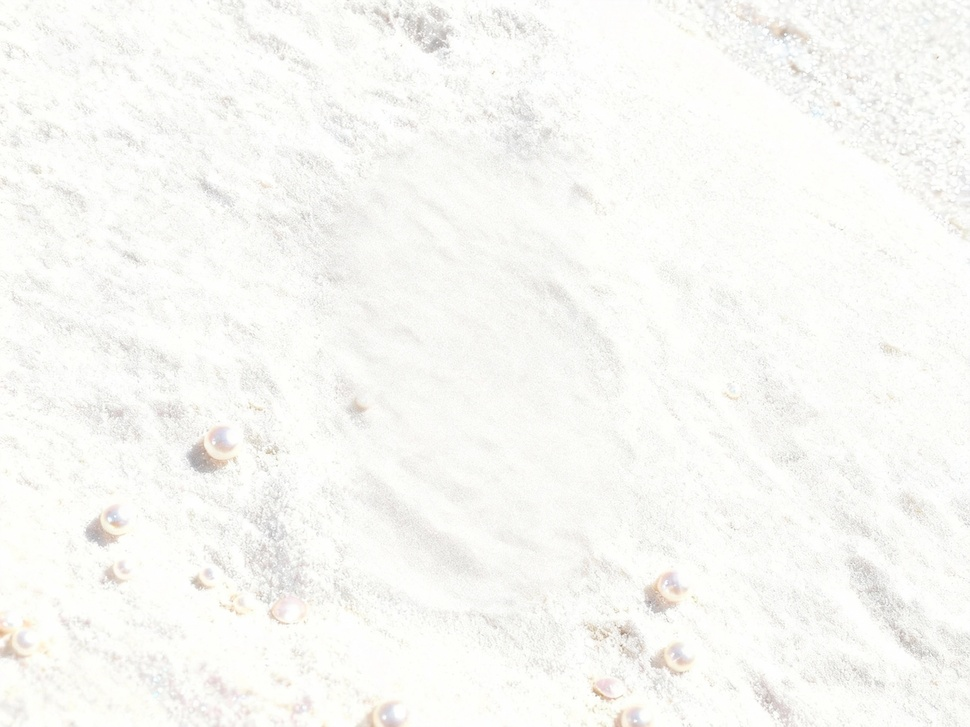
#> input picture backend/back.jpg, 970 x 727 px, shrunk from 2304 x 1728 before the run; its folder holds only this picture in this run
$ python -i split_images.py   (imports and definitions only)
#> lines starting #> are read from the running program, lines starting #| are printed output that depends on the picture
#!/usr/bin/env python3
# -*- coding: utf-8 -*-
"""
图片切分脚本
将imgs目录下的四格PNG图片切分成四张单独的图片，保存到new-imgs目录
"""

import os
from PIL import Image


def split_image(image_path, output_dir):
    """
    将图片切分成2x2的四张图片

    Args:
        image_path: 输入图片路径
        output_dir: 输出目录路径
    """
#> called with image_path = '../back.jpg', output_dir = 'out.png'
    try:
        # 打开图片
        img = Image.open(image_path)
#> img is the input picture: PIL image 970x727 RGB; mean R, G, B 248.5, 248.6, 244.8
        width, height = img.size
#> width = 970; height = 727

        # 计算每张切分图片的尺寸
        half_width = width // 2
#> half_width = 485
        half_height = height // 2
#> half_height = 363

        # 获取原文件名（不含扩展名）
        base_name = os.path.splitext(os.path.basename(image_path))[0]

        # 切分成四张图片
        # 左上角 (0, 0)
        top_left = img.crop((0, 0, half_width, half_height))
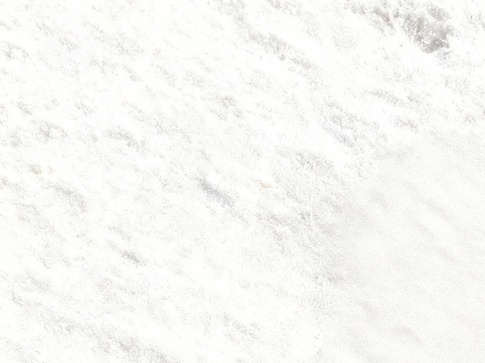
#> top_left: PIL image 485x363 RGB; mean R, G, B 248.1, 248.4, 244.9
        top_left.save(os.path.join(output_dir, f"{base_name}_1.png"))

        # 右上角 (half_width, 0)
        top_right = img.crop((half_width, 0, width, half_height))
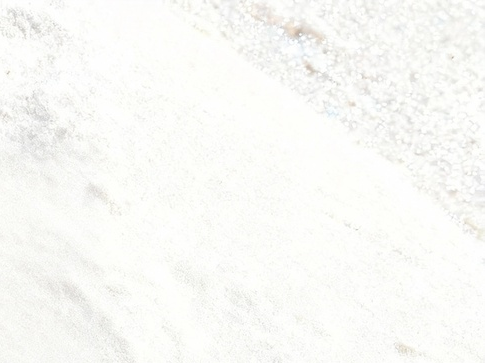
#> top_right: PIL image 485x363 RGB; mean R, G, B 249.6, 249.8, 246.6
        top_right.save(os.path.join(output_dir, f"{base_name}_2.png"))

        # 左下角 (0, half_height)
        bottom_left = img.crop((0, half_height, half_width, height))
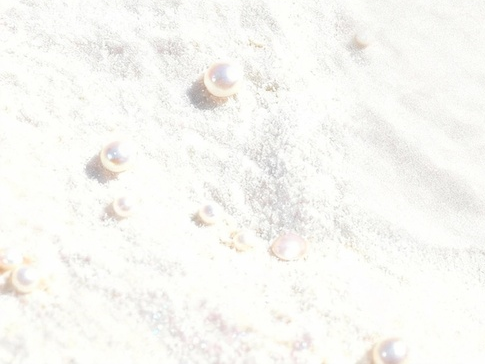
#> bottom_left: PIL image 485x364 RGB; mean R, G, B 248.4, 248.1, 243.8
        bottom_left.save(os.path.join(output_dir, f"{base_name}_3.png"))

        # 右下角 (half_width, half_height)
        bottom_right = img.crop((half_width, half_height, width, height))
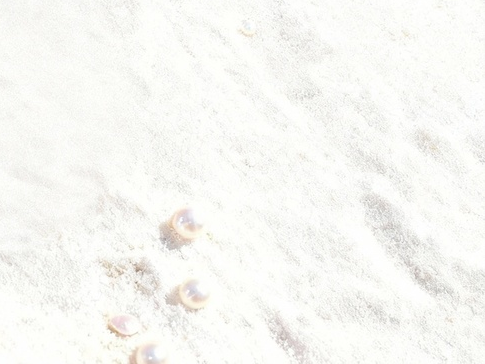
#> bottom_right: PIL image 485x364 RGB; mean R, G, B 248, 248, 244
        bottom_right.save(os.path.join(output_dir, f"{base_name}_4.png"))

        print(f"✓ 已切分: {os.path.basename(image_path)} -> 4张图片")

    except Exception as e:
        print(f"✗ 处理失败 {os.path.basename(image_path)}: {str(e)}")


def main():
    """主函数"""
    # 设置路径
    current_dir = os.path.dirname(os.path.abspath(__file__))
    imgs_dir = os.path.join(current_dir, "imgs")
    output_dir = os.path.join(current_dir, "new-imgs")

    # 检查imgs目录是否存在
    if not os.path.exists(imgs_dir):
        print(f"错误: 找不到目录 {imgs_dir}")
        return

    # 创建输出目录
    if not os.path.exists(output_dir):
        os.makedirs(output_dir)
        print(f"已创建输出目录: {output_dir}")

    # 遍历imgs目录下的所有PNG文件
    png_files = [f for f in os.listdir(imgs_dir) if f.lower().endswith('.png')]

    if not png_files:
        print(f"在 {imgs_dir} 目录下未找到PNG文件")
        return

    print(f"找到 {len(png_files)} 个PNG文件，开始处理...\n")

    # 处理每个PNG文件
    for png_file in png_files:
        image_path = os.path.join(imgs_dir, png_file)
        split_image(image_path, output_dir)

    print(f"\n处理完成！所有切分后的图片已保存到: {output_dir}")


# [2 lines not run here, left out]

>>> result = split_image('../back.jpg', 'out.png')
